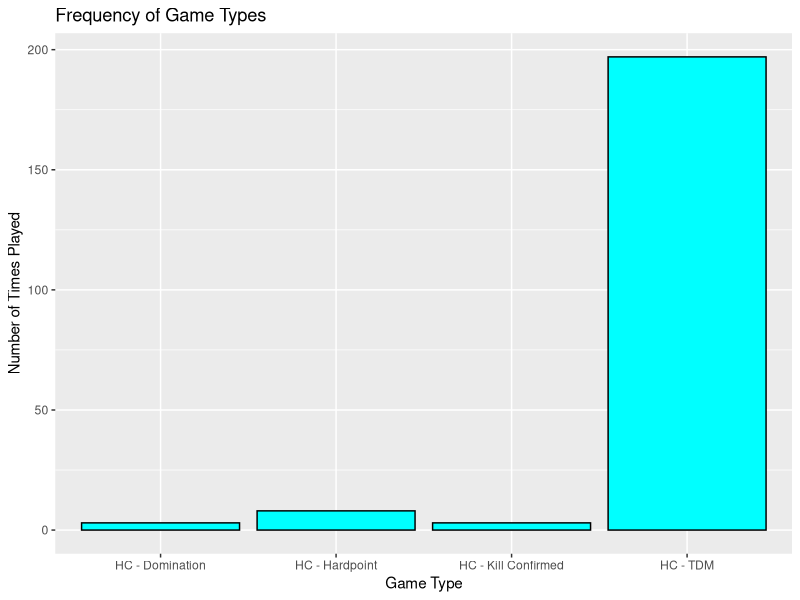
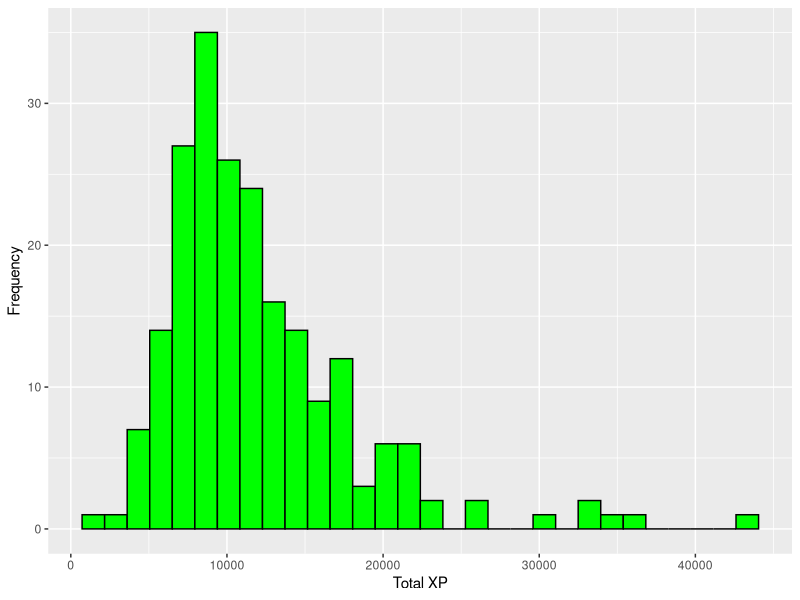
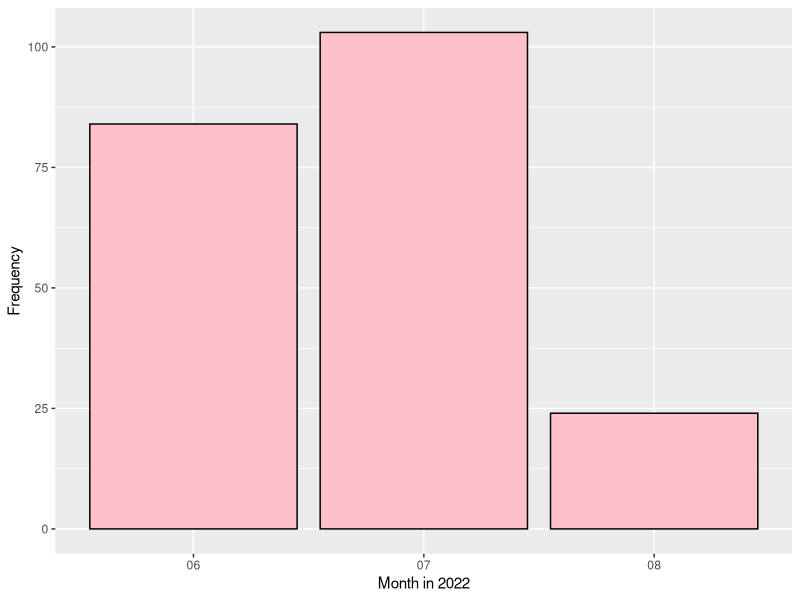
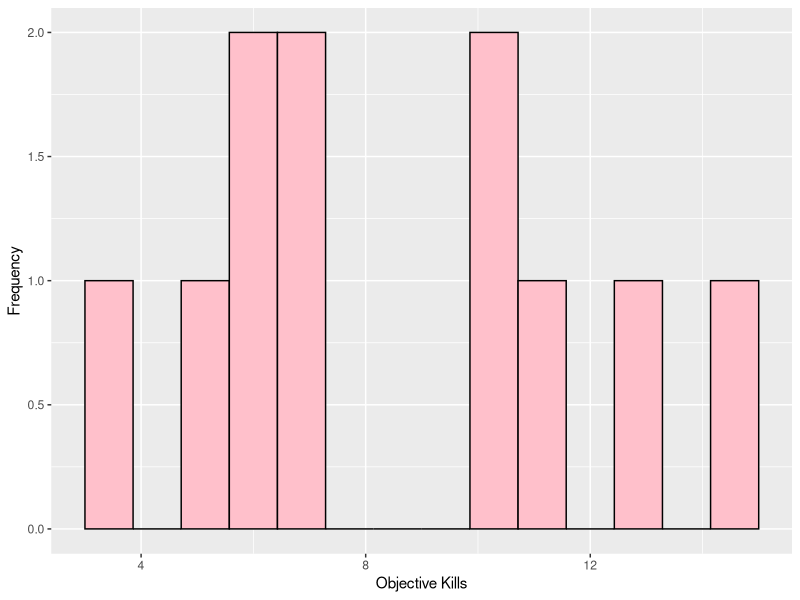
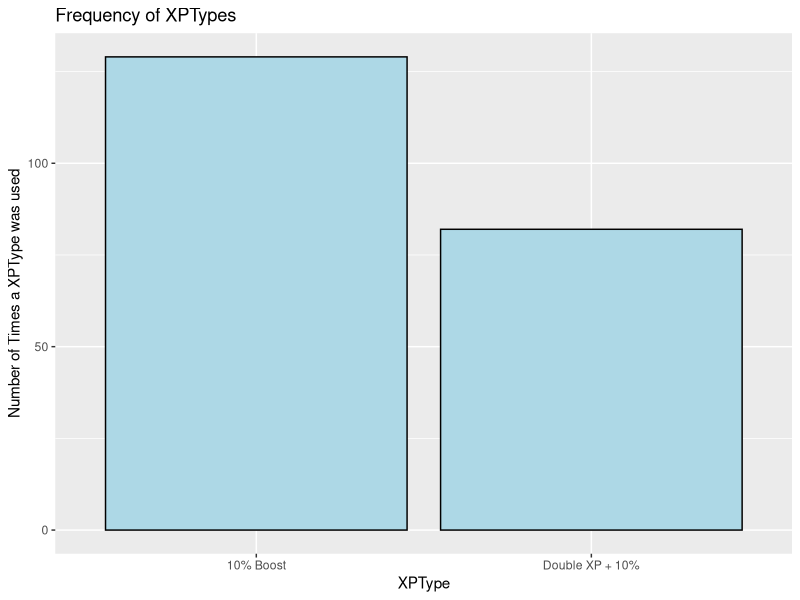
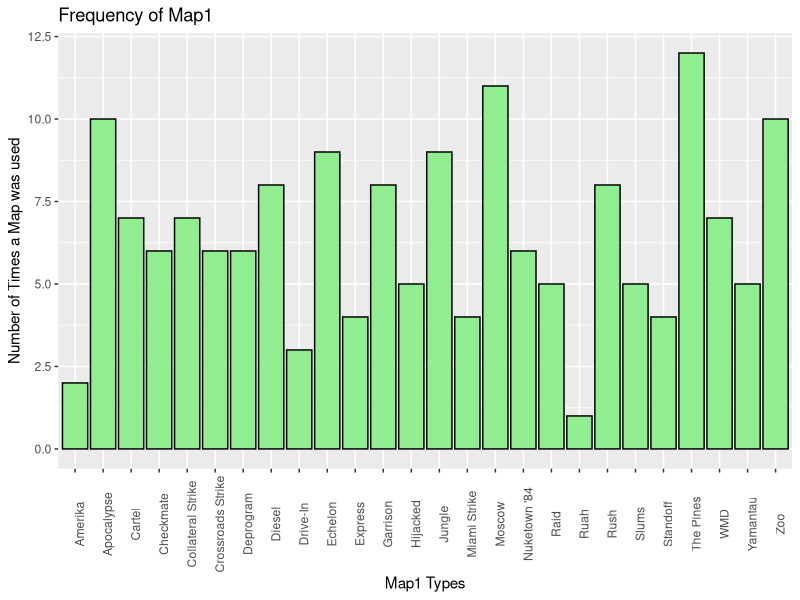

Write the R code that produced these figures, in order.
## ---- chunk 1
knitr::opts_chunk$set(echo = TRUE)
## ---- chunk 2
remove(list = ls())
library(kableExtra)
library(tidyverse)
library(readxl)

COD <- read_excel("CODGames2_mp.xlsx")

## ---- chunk 3
COD_copy <- na.omit(COD)

rowSums(is.na(COD))
## ---- chunk 4
#Count NA Values
sum(is.na(COD$GameType))

#Summary Statistic
GT_table <- table(COD$GameType)
prop_table <- GT_table / sum(GT_table)

prop_table%>% kbl(col.names = c("Game Type", "Proportions"))%>%
  kable_styling()

# Visualization
ggplot(data= COD, mapping = aes(x = GameType))+
  geom_bar(color = "black", fill = "cyan")+
  labs(x = "Game Type",
       y = "Number of Times Played",
       title = "Frequency of Game Types")
## ---- chunk 5
## Count number of NA values in Damage
sum(is.na(COD$TotalXP))

## Summary Statistics 
COD %>%
  summarize(
    min = min(TotalXP),
    median= median(TotalXP),
    mean = mean(TotalXP),
    max = max(TotalXP),
    std = sd(TotalXP)
  )
# Visualization
ggplot(data= COD, mapping = aes(x = TotalXP))+
  geom_histogram(color = "black", fill = "green")+
  labs(x = "Total XP",
       y = "Frequency")

## ---- chunk 6
## Count number of NA values in Date
sum(is.na(COD$Date))

## Summary Statistics 
COD %>%
  summarize(
    min = min(Date),
    median= median(Date),
    mean = mean(Date),
    max = max(Date),
  )

## Visualization
COD1 <-
  COD %>%
  mutate(Date = as.character(Date),
         date_split = strsplit(Date, "-"),
         year = sapply(date_split, `[`, 1),
         month = sapply(date_split, `[`, 2),
         day = sapply(date_split, `[`, 3))
  

ggplot(data= COD1, mapping = aes(x = month)) +
  geom_bar(color = "black", fill = "pink") +
  labs(x = "Month in 2022",
       y = "Frequency")
## ---- chunk 7
## Count number of NA values in Objective Kills
sum(is.na(COD$ObjectiveKills))

## Remove NA values in Objective Kills
COD2 <-
  COD %>%
  filter(!is.na(ObjectiveKills))

## Summary Statistics 
COD2 %>%
  summarize(
    count = n(),
    min = min(ObjectiveKills),
    median= median(ObjectiveKills),
    mean = mean(ObjectiveKills),
    max = max(ObjectiveKills),
    SD = sd(ObjectiveKills)
  )

## Visualization
ggplot(data= COD2, mapping = aes(x = ObjectiveKills)) +
  geom_histogram(color = "black", fill = "pink", bins = 15) +
  labs(x = "Objective Kills",
       y = "Frequency")

## ---- chunk 8
## Count number of NA values 
sum(is.na(COD$XPType))

## Summary Statistics
XPT_table <- table(COD$XPType)
prop_table <- XPT_table / sum(XPT_table)

prop_table%>% kbl(col.names = c("XPType", "Proportions"))%>%
  kable_styling()

ggplot(data= COD, mapping = aes(x = XPType))+
  geom_bar(color = "black", fill = "lightblue")+
  labs(x = "XPType",
       y = "Number of Times a XPType was used",
       title = "Frequency of XPTypes")

## ---- chunk 9
## Count number of NA values 
sum(is.na(COD$Map1))

COD_Map1 <- COD %>%
  filter(Map1 != "NA")

## Summary Statistics
Map1_table <- table(COD_Map1$Map1)
prop_table <- Map1_table / sum(Map1_table)

prop_table%>% kbl(col.names = c("Map1_table", "Proportions"))%>%
  kable_styling()

ggplot(data= COD_Map1, mapping = aes(x = Map1))+
  geom_bar(color = "black", fill = "lightgreen")+
  labs(x = "Map1 Types",
       y = "Number of Times a Map was used",
       title = "Frequency of Map1")+
  theme(axis.text.x = element_text(angle = 90)) 

## ---- chunk 10
COD <-
  COD %>%
  #Split string into two
  mutate (Result2 = strsplit(Result, "-"))

proportions <- function(df){
  countw <- 0
  countl <- 0
  countd <- 0
  for(i in 1:nrow(df)){
    #If first number > second number
    if (as.numeric(df$Result2[[i]][1]) > as.numeric(df$Result2[[i]][2])){
      #add t count of wins
      countw <- countw + 1
    }
    #if first number < second number
    else if (as.numeric(df$Result2[[i]][1]) < as.numeric(df$Result2[[i]][2])){
      #add to count of losses
      countl <- countl + 1
    }
    #if first number = second number
    else{
      #add to count of draws
      countd <- countd + 1
    }
  }
  prop_wins <- countw / nrow(df)
  prop_losses <- countl / nrow(df)
  prop_draws <- countd / nrow(df)
  return(lst(prop_wins, prop_losses, prop_draws))
}

proportions(COD)
## ---- chunk 11
#Convert Result to indicator named outcome (Yes = 1, No = 0) 
COD <-
  COD %>%
  #Split string into two
  mutate (Result2 = strsplit(Result, "-"))

  for(i in 1:nrow(COD)) {
    
  if (as.numeric(COD$Result2[[i]][1]) > as.numeric(COD$Result2[[i]][2])) {
    COD$outcome[i] <- 1
  } 
    else {
    COD$outcome[i] <- 0
  }
}

#Build model with indicator as the response
model1 <-
  glm(outcome ~ Eliminations, family = binomial, data = COD)

#Display summary of model
summary(model1)
